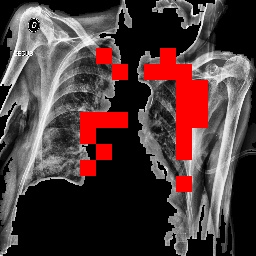
#> input picture COVID19.jpg, 256 x 256 px
$ python -i contrast.py   (imports and definitions only)
#> lines starting #> are read from the running program, lines starting #| are printed output that depends on the picture
import cv2

def increase_contrast(path):
    #-----Reading the image-----------------------------------------------------
#> called with path = 'COVID19.jpg'
    img = cv2.imread(path, 1)
#> img is the input picture: shape (256, 256, 3); mean B, G, R 58, 58.1, 78.8

    #-----Converting image to LAB Color model-----------------------------------
    lab= cv2.cvtColor(img, cv2.COLOR_BGR2LAB)
#> lab: shape (256, 256, 3); mean of channels 0, 1, 2 71.9, 134.7, 133.4

    #-----Splitting the LAB image to different channels-------------------------
    l, a, b = cv2.split(lab)
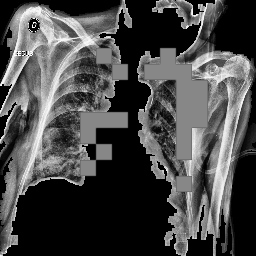
#> l: shape (256, 256); min 0, max 255, mean 71.9
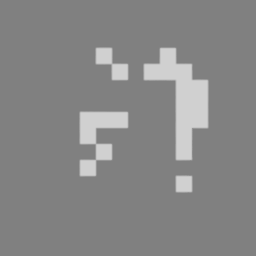
#> a: shape (256, 256); min 128, max 208, mean 134.7

    #-----Applying CLAHE to L-channel-------------------------------------------
    clahe = cv2.createCLAHE(clipLimit=3.0, tileGridSize=(8,8))
    cl = clahe.apply(l)
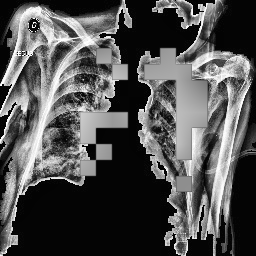
#> cl: shape (256, 256); min 1, max 255, mean 81.1

    #-----Merge the CLAHE enhanced L-channel with the a and b channel-----------
    limg = cv2.merge((cl,a,b))
#> limg: shape (256, 256, 3); mean of channels 0, 1, 2 81.1, 134.7, 133.4

    #-----Converting image from LAB Color model to RGB model--------------------
    final = cv2.cvtColor(limg, cv2.COLOR_LAB2BGR)
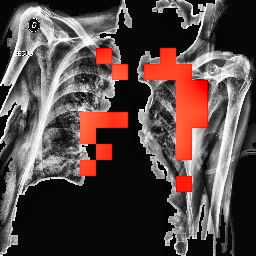
#> final: shape (256, 256, 3); mean B, G, R 68.8, 71.1, 87
    return final

>>> result = increase_contrast('COVID19.jpg')

$ run again, on NORMAL.jpg
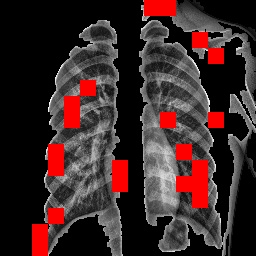
#> input picture NORMAL.jpg, 256 x 256 px
#> in increase_contrast, img is the input picture: shape (256, 256, 3); mean B, G, R 39.8, 39.8, 60.5
#> lab: shape (256, 256, 3); mean of channels 0, 1, 2 53, 134.8, 133.4
#> in increase_contrast, `l, a, b = cv2.split(lab)`:
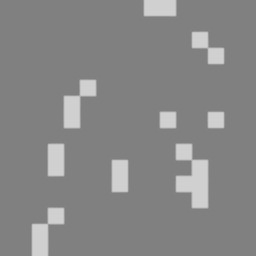
#> a: shape (256, 256); min 128, max 208, mean 134.8
#> limg: shape (256, 256, 3); mean of channels 0, 1, 2 68.3, 134.8, 133.4
#> in increase_contrast, `final = cv2.cvtColor(limg, cv2.COLOR_LAB2BGR)`:
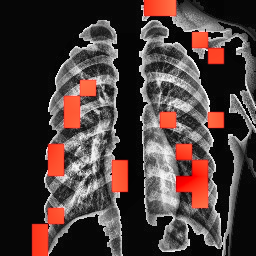
#> final: shape (256, 256, 3); mean B, G, R 56.4, 58.9, 74.4

$ run again, on PNEUMONIA.jpg
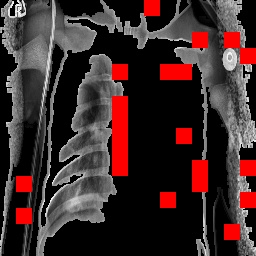
#> input picture PNEUMONIA.jpg, 256 x 256 px
#> in increase_contrast, img is the input picture: shape (256, 256, 3); mean B, G, R 42.6, 42.6, 63.2
#> lab: shape (256, 256, 3); mean of channels 0, 1, 2 55.8, 134.7, 133.4
#> in increase_contrast, `l, a, b = cv2.split(lab)`:
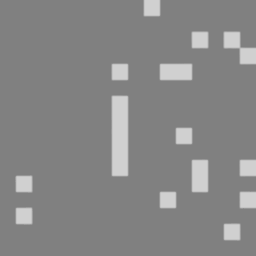
#> a: shape (256, 256); min 128, max 208, mean 134.7
#> limg: shape (256, 256, 3); mean of channels 0, 1, 2 68.3, 134.7, 133.4
#> in increase_contrast, `final = cv2.cvtColor(limg, cv2.COLOR_LAB2BGR)`:
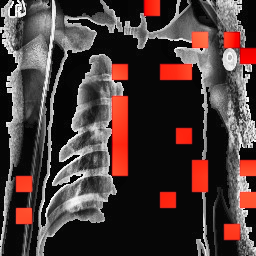
#> final: shape (256, 256, 3); mean B, G, R 56.5, 58.4, 75.3

$ run again, on TUBERCULOSIS.jpg
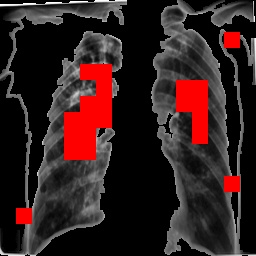
#> input picture TUBERCULOSIS.jpg, 256 x 256 px
#> in increase_contrast, img is the input picture: shape (256, 256, 3); mean B, G, R 31.7, 31.7, 52.5
#> lab: shape (256, 256, 3); mean of channels 0, 1, 2 44.4, 134.7, 133.5
#> in increase_contrast, `l, a, b = cv2.split(lab)`:
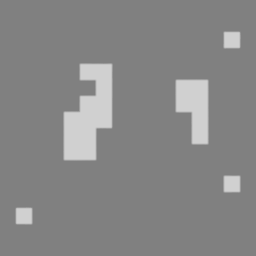
#> a: shape (256, 256); min 128, max 208, mean 134.7
#> limg: shape (256, 256, 3); mean of channels 0, 1, 2 64, 134.7, 133.5
#> in increase_contrast, `final = cv2.cvtColor(limg, cv2.COLOR_LAB2BGR)`:
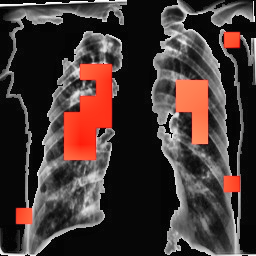
#> final: shape (256, 256, 3); mean B, G, R 52.1, 54.8, 69.4
